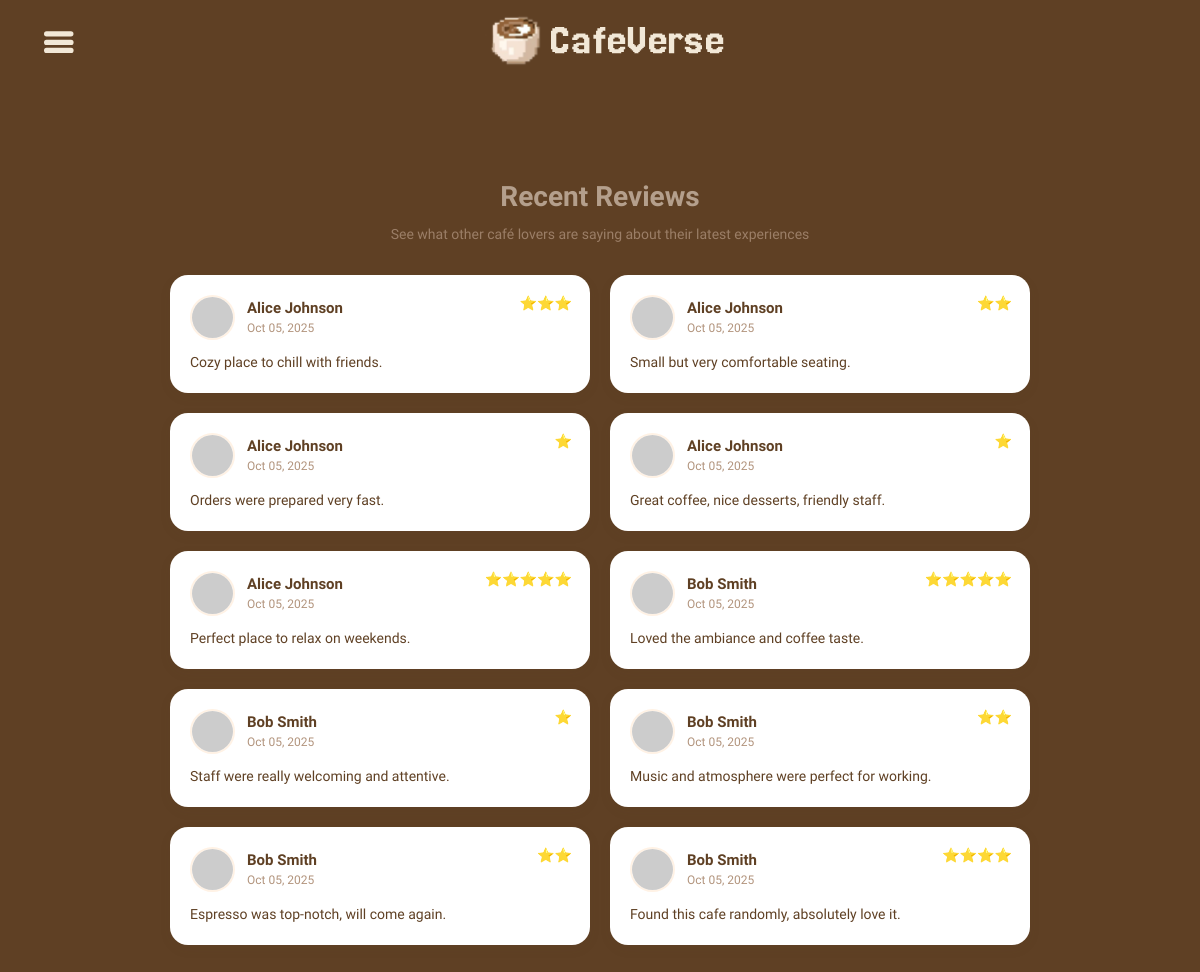
/review.php, run on the app's committed database.
### tables this page shows
CREATE TABLE `reviews` (
  `id` int(11) NOT NULL,
  `cafe_id` int(11) DEFAULT NULL,
  `user_id` int(11) DEFAULT NULL,
  `rating` int(11) DEFAULT NULL CHECK (`rating` between 1 and 5),
  `title` varchar(255) DEFAULT NULL,
  `comment` text DEFAULT NULL,
  `created_at` timestamp NOT NULL DEFAULT current_timestamp(),
  `photo_url` text DEFAULT NULL
);

CREATE TABLE `users` (
  `id` int(11) NOT NULL,
  `username` varchar(100) NOT NULL,
  `name` varchar(100) DEFAULT NULL,
  `email` varchar(150) DEFAULT NULL,
  `password` varchar(255) DEFAULT NULL,
  `followers` int(11) NOT NULL DEFAULT 0,
  `ratings_count` int(11) NOT NULL DEFAULT 0,
  `points` int(11) NOT NULL DEFAULT 0,
  `created_at` timestamp NOT NULL DEFAULT current_timestamp()
);

### review.php (the view, shortened to what this page needs)
<!DOCTYPE html>
<html lang="en">
<head>
    <?php require_once "header.php"; ?>
</head>
<body>
    <?php require_once "menu.php"; ?>
    <?php
    require_once "header.php";
    require_once "menu.php";
    require_once "db.php";
    $sql = "
    SELECT r.*, u.name
    FROM reviews r
    JOIN users u ON r.user_id = u.id
    ORDER BY r.created_at DESC
    LIMIT 10
";
    $result = $conn->query($sql);
    ?>
    <div class="reviews-wrapper">
        <h3 class="reviews-title">Recent Reviews</h3>
        <p class="reviews-subtext">See what other café lovers are saying about their latest experiences</p>
        <div class="reviews-grid">
            <?php
            if ($result->num_rows > 0) {
                while ($r = $result->fetch_assoc()) {
                    $name = htmlspecialchars($r['name']);
                    $date = date("M d, Y", strtotime($r['created_at']));
                    $text = htmlspecialchars($r['comment']);
                    $rating = intval($r['rating']);
                    $avatar = $r['avatar_url'] ?? "https://i.pravatar.cc/100?u=" . urlencode($name);
                    $stars = str_repeat("⭐", $rating);
                    echo "
                <div class='review-card'>
                    <div class='review-header'>
                        <img src='{$avatar}' alt='avatar' class='review-avatar'>
                        <div>
                            <div class='review-name'>{$name}</div>
                            <div class='review-date'>{$date}</div>
                        </div>
                    </div>
                    <div class='review-rating'>{$stars}</div>
                    <div class='review-text'>{$text}</div>
                </div>
                ";
                }
            } else {
                echo "<p style='text-align:center; color:#5F4024;'>No reviews yet. Be the first to leave one!</p>";
            }
            ?>
        </div>
    </div>
</body>
</html>

### header.php (shortened to what this page needs)
<link rel="stylesheet" href="https://cdnjs.cloudflare.com/ajax/libs/bootstrap/5.0.1/css/bootstrap.min.css" />
<link rel="stylesheet" href="style.css">

### menu.php (shortened to what this page needs)
<div class="menu mb-5">
    <nav class="navbar">
        <div class="container">
            <a class="navbar-brand" data-bs-toggle="offcanvas" href="#menuCanvas" aria-controls="menuCanvas" role="button">
                <img src="img/hamburger.svg" alt="menu-icon" width="30" height="24">
            </a>
            <a href="/" class="brand-logo-centered">
                <img src="img/logo-no-slogan.svg" width="250px" alt="logo">
            </a>
        </div>
    </nav>
</div>

### style.css (style rules this page uses)
* { font-family: "Jersey 20", sans-serif; font-weight: 400; font-style: normal; }
body { background-color: #5F4024; }
.navbar { padding: 1.25rem 2rem; }
.navbar .container { position: relative; display: flex; align-items: center; }
.navbar .navbar-brand { z-index: 2; }
.brand-logo-centered { position: absolute; left: 50%; transform: translateX(-50%); max-width: 60%; height: auto; z-index: 1; }

### review.php (style rules this page uses)
.reviews-wrapper { max-width: 900px; margin: 100px auto; padding: 0 20px; }
.reviews-title { text-align: center; color: #b49f8cff; font-weight: 700; margin-bottom: 10px; }
.reviews-subtext { text-align: center; color: #9B7E67; font-size: 14px; margin-bottom: 30px; }
.reviews-grid { display: grid; grid-template-columns: repeat(auto-fit, minmax(300px, 1fr)); gap: 20px; }
.review-card { background: #fff; border-radius: 18px; box-shadow: 0 4px 12px rgba(95, 64, 36, 0.08); padding: 20px; transition: all 0.25s ease; animation: fadeInUp 0.4s ease; position: relative; }
.review-header { display: flex; align-items: center; gap: 12px; margin-bottom: 12px; }
.review-avatar { width: 45px; height: 45px; border-radius: 50%; object-fit: cover; border: 2px solid #FFF2E5; }
.review-name { color: #5F4024; font-weight: 600; font-size: 15px; }
.review-date { font-size: 12px; color: #B2947D; }
.review-text { font-size: 14px; color: #5F4024; line-height: 1.5; }
.review-rating { position: absolute; top: 18px; right: 18px; color: #F7B733; font-size: 14px; }

### data on the page
reviews: user.name "Alice Johnson", created_at "Oct 05, 2025", rating "⭐⭐⭐", comment "Cozy place to chill with friends."
reviews: user.name "Alice Johnson", created_at "Oct 05, 2025", rating "⭐⭐", comment "Small but very comfortable seating."
reviews: user.name "Alice Johnson", created_at "Oct 05, 2025", rating "⭐", comment "Orders were prepared very fast."
reviews: user.name "Alice Johnson", created_at "Oct 05, 2025", rating "⭐", comment "Great coffee, nice desserts, friendly staff."
reviews: user.name "Alice Johnson", created_at "Oct 05, 2025", rating "⭐⭐⭐⭐⭐", comment "Perfect place to relax on weekends."
reviews: user.name "Bob Smith", created_at "Oct 05, 2025", rating "⭐⭐⭐⭐⭐", comment "Loved the ambiance and coffee taste."
reviews: user.name "Bob Smith", created_at "Oct 05, 2025", rating "⭐", comment "Staff were really welcoming and attentive."
reviews: user.name "Bob Smith", created_at "Oct 05, 2025", rating "⭐⭐", comment "Music and atmosphere were perfect for working."
reviews: user.name "Bob Smith", created_at "Oct 05, 2025", rating "⭐⭐", comment "Espresso was top-notch, will come again."
reviews: user.name "Bob Smith", created_at "Oct 05, 2025", rating "⭐⭐⭐⭐", comment "Found this cafe randomly, absolutely love it."
